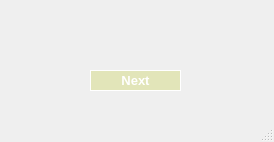
<?xml version="1.0" encoding="UTF-8"?>
<ui version="4.0">
 <class>MainWindow</class>
 <widget class="QMainWindow" name="MainWindow">
  <property name="geometry">
   <rect>
    <x>0</x>
    <y>0</y>
    <width>274</width>
    <height>142</height>
   </rect>
  </property>
  <property name="windowTitle">
   <string>MainWindow</string>
  </property>
  <widget class="QWidget" name="centralwidget">
   <widget class="QLabel" name="label">
    <property name="geometry">
     <rect>
      <x>0</x>
      <y>0</y>
      <width>271</width>
      <height>91</height>
     </rect>
    </property>
    <property name="text">
     <string/>
    </property>
    <property name="pixmap">
     <pixmap>../images/DBB_HT.png</pixmap>
    </property>
    <property name="scaledContents">
     <bool>true</bool>
    </property>
   </widget>
   <widget class="QPushButton" name="pushButton_Next">
    <property name="geometry">
     <rect>
      <x>90</x>
      <y>70</y>
      <width>91</width>
      <height>21</height>
     </rect>
    </property>
    <property name="font">
     <font>
      <pointsize>10</pointsize>
      <weight>75</weight>
      <bold>true</bold>
     </font>
    </property>
    <property name="mouseTracking">
     <bool>false</bool>
    </property>
    <property name="tabletTracking">
     <bool>false</bool>
    </property>
    <property name="styleSheet">
     <string notr="true">QPushButton {
	font-weight: bold;
    color: white;
	background-color: rgb(226, 229, 185);
    border-radius: 20px;
    border: 1px solid white;
}

QPushButton:hover {
    background-color: #D62828;
    color: yellow;
}

QPushButton:pressed {
    background-color: #B02A2A;
}</string>
    </property>
    <property name="text">
     <string>Next</string>
    </property>
    <property name="iconSize">
     <size>
      <width>90</width>
      <height>90</height>
     </size>
    </property>
   </widget>
  </widget>
  <widget class="QMenuBar" name="menubar">
   <property name="geometry">
    <rect>
     <x>0</x>
     <y>0</y>
     <width>274</width>
     <height>26</height>
    </rect>
   </property>
  </widget>
  <widget class="QStatusBar" name="statusbar"/>
 </widget>
 <resources/>
 <connections/>
</ui>
